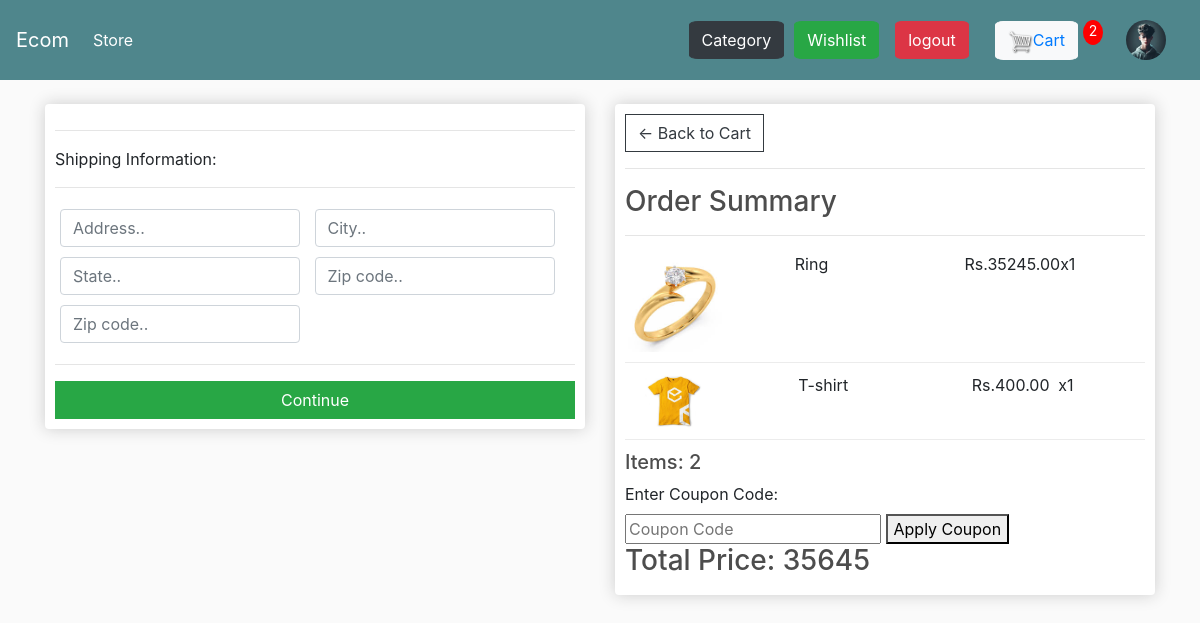
/checkout/ (signed in), run on an earlier commit of the app's database.
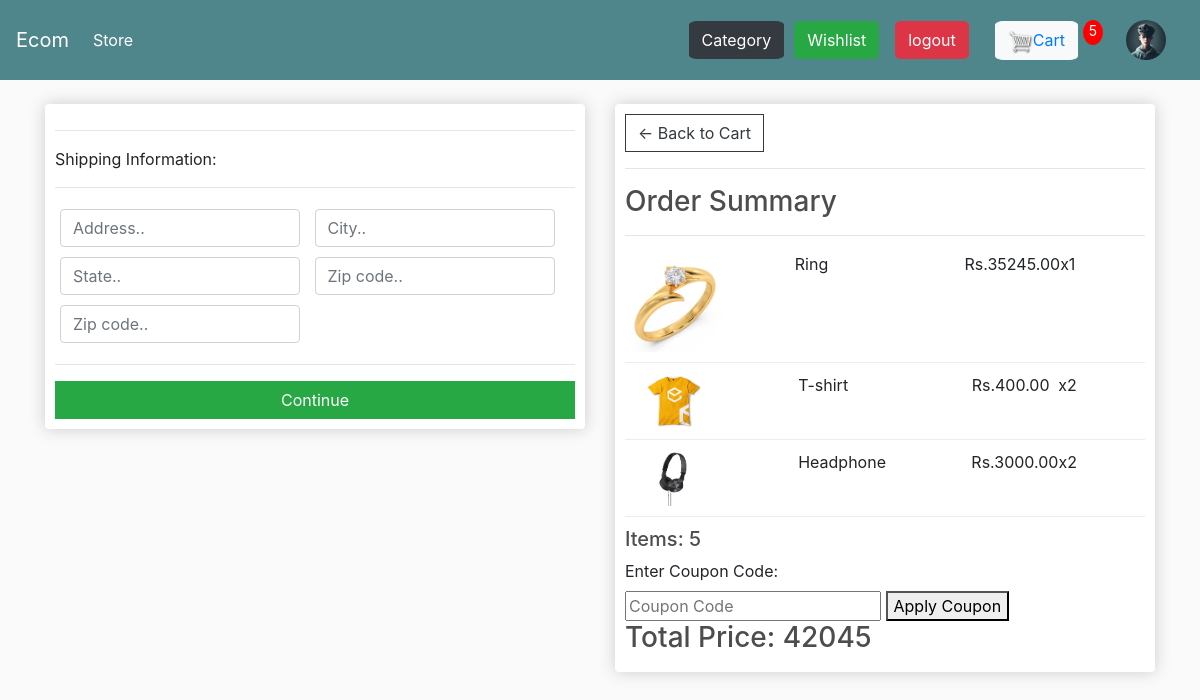
And on a later commit of the database.
### store/models.py (models this page shows, shortened)
class OrderItem(models.Model):
	customer = models.ForeignKey(Customer, on_delete=models.SET_NULL, null=True)
	product = models.ForeignKey(Product, on_delete=models.SET_NULL, null=True)
	order = models.ForeignKey(Order, on_delete=models.SET_NULL, null=True)
	quantity = models.IntegerField(default=0, null=True, blank=True)
	date_added = models.DateTimeField(auto_now_add=True)
	@property
	def get_total(self):
		total = self.product.price * self.quantity
		return total

class Product(models.Model):
	seller=models.ForeignKey(Seller,on_delete=models.CASCADE,null=True)
	category_name = models.ForeignKey(Category, on_delete=models.CASCADE)
	name = models.CharField(max_length=150, null=False, blank=False)
	price = models.FloatField()
	digital = models.BooleanField(default=False, null=True, blank=True)
	image = models.ImageField(null=True, blank=True)
	description = models.TextField(null=True, blank=True)
	stock = models.IntegerField(default=0, null=True, blank=True)
	@property
	def imageURL(self):
		try:
			url = self.image.url   #.URL returns the publicly accessible URL of the file
		except:
			url = ''
		return url

class Order(models.Model):
	customer = models.ForeignKey(Customer, on_delete=models.SET_NULL, null=True, blank=True)   #Foreign key Customer can order many time many to one relationship
	date_ordered = models.DateTimeField(auto_now_add=True)
	complete = models.BooleanField(default=False)
	transaction_id = models.CharField(max_length=100, null=True)
	@property
	def shipping(self):
		shipping = False
		orderitems = self.orderitem_set.all()  # you can access all related OrderItem objects using the orderitem_set attribute
		for i in orderitems:
			if i.product.digital == False: #order item class foreign key with order item orderitem hav product product.digital
				shipping = True
		return shipping
	@property
	def get_cart_total(self):
		orderitems = self.orderitem_set.all()
		total = sum([item.get_total for item in orderitems])  # Use property correctly
		return total
	@property
	def get_cart_items(self):
		orderitems = self.orderitem_set.all()
		total = sum([item.quantity for item in orderitems])
		return total

### store/views.py (the view, shortened to what this page needs)
# urls.py: path('checkout/',views.checkout, name="checkout"),
def checkout(request):
	data = cartData(request)
	cartItems = data['cartItems']
	order = data['order']
	items = data['items']
	total_price=0
	if request.user.is_authenticated:
		total_price = Decimal(order.get_cart_total)  # Ensure it's a Decimal
	else:
		total_price = Decimal(order['get_cart_total'])
	discount = Decimal('0.00')
	discounted_total = total_price  # Start with the total price
	payment_amount = total_price  # Default to the original total price
	message = None
	coupon_code = request.POST.get('coupon_code', None)
	context = {
		'items': items,
		'order': order,
		'cartItems': cartItems,
		'total_price': total_price,
		'discount': discount,
		'discounted_total': discounted_total,
		'payment_amount': payment_amount,  # Add payment_amount to the context
		'message': message,
	}
	return render(request, 'store/checkout.html', context)

### store/models.py (called while the page is built)
	@property
	def imageURL(self):
		try:
			url = self.proimg.url   #.URL returns the publicly accessible URL of the file
		except:
			url = ''
		return url

### store/views.py (called while the page is built)
def cartData(request):
	if request.user.is_authenticated:
		customer = request.user.customer
		order, created = Order.objects.get_or_create(customer=customer, complete=False)
		items = order.orderitem_set.all()
		cartItems = order.get_cart_items
	else:
		cookieData = cookieCart(request)
		items = cookieData['items']
		cartItems = cookieData['cartItems']
		order = {'get_cart_total': 0, 'get_cart_items': cartItems, 'shipping': False}
	return {'items': items, 'order': order, 'cartItems': cartItems}

### store/templates/store/checkout.html (shortened to what this page needs)
{% extends 'store/main.html' %}
{% load static %}
{% block content %}
     <div class="row" style="margin-top:70px">
		<div class="col-lg-6">
			<div class="box-element" id="form-wrapper">
				<form id="form">
					<div id="shipping-info">
						<hr>
						<p>Shipping Information:</p>
						<hr>
						<div class="form-field">
							<input class="form-control" type="text" name="address" placeholder="Address..">
						</div>
						<div class="form-field">
							<input class="form-control" type="text" name="city" placeholder="City..">
						</div>
						<div class="form-field">
							<input class="form-control" type="text" name="state" placeholder="State..">
						</div>
						<div class="form-field">
							<input class="form-control" type="text" name="zipcode" placeholder="Zip code..">
						</div>
						<div class="form-field">
							<input class="form-control" type="text" name="country" placeholder="Zip code..">
						</div>
					</div>
					<hr>
					<input id="form-button" class="btn btn-success btn-block" type="submit" value="Continue">
				</form>
			</div>
			<br>
		</div>
		<div class="col-lg-6">
			<div class="box-element">
				<a  class="btn btn-outline-dark" href="{% url 'store:cart' %}">&#x2190; Back to Cart</a>
				<hr>
				<h3>Order Summary</h3>
				<hr>
				{% for item in items %}
				<div class="cart-row">
					<div style="flex:2"><img class="row-image" src="{{item.product.imageURL}}"></div>
					<div style="flex:2"><p>{{item.product.name}}</p></div>
					<div style="flex:1"><p>Rs.{{item.product.price|floatformat:2}}</p></div>
					<div style="flex:1"><p>x{{item.quantity}}</p></div>
				</div>
				{% endfor %}
				<h5>Items:   {{order.get_cart_items}}</h5>
					<form method="post">
						<label for="coupon_code">Enter Coupon Code:</label><br>
						<input type="text" id="coupon_code" name="coupon_code" placeholder="Coupon Code">
						<button type="submit">Apply Coupon</button>
					</form>
					{% if discount %}
						<h3>Discounted Total Price: {{ discounted_total }}</h3>
					{% else %}
						<h3>Total Price: {{ total_price }}</h3>
					{% endif %}
			</div>
		</div>
	</div>
{% endblock content %}

### store/templates/store/main.html (shortened to what this page needs)
<!DOCTYPE html>
{% load static %}
<html>
<head>
	<link rel="stylesheet" href="https://stackpath.bootstrapcdn.com/bootstrap/4.4.1/css/bootstrap.min.css">
	<link rel="stylesheet" href="https://cdn.jsdelivr.net/npm/bootstrap@4.0.0/dist/css/bootstrap.min.css">
	<link rel="stylesheet" type="text/css" href="{% static 'css/main.css' %}">
	<link rel="stylesheet" href="https://cdnjs.cloudflare.com/ajax/libs/font-awesome/4.7.0/css/font-awesome.min.css">
</head>
<body>
	<nav class="navbar navbar-expand-lg navbar-dark bg-dark fixed-top">
	  <a class="navbar-brand" href="{% url 'store:store' %}">Ecom</a>
	  <div class="collapse navbar-collapse" id="navbarSupportedContent">
	    <ul class="navbar-nav mr-auto">
	      <li class="nav-item active">
	        <a class="nav-link" href="{% url 'store:store' %}">Store <span class="sr-only">(current)</span></a>
	      </li>
	    </ul>
	    <div class="form-inline my-2 my-lg-0">
			<a href="{% url 'store:category' %}"><button type="button" class="btn btn-dark" style="border-radius:10%;margin:10px">Category</button></a>
			<a href="{% url 'store:wishlist'%}"><button type="button" class="btn btn-success" style="border-radius:10%">Wishlist</button></a>
			{% if request.user.is_authenticated %}
			<a class="nav-link" aria-current="page" href="{% url 'store:logout' %}"><button type="button" class="btn btn-danger" style="border-radius:10%">logout</button></a>
			{% else %}
	    	<a href="{% url 'store:login' %}"class="btn btn-light ml-2" style="border-radius:10%">Login</a>
			<a href="{% url 'store:register' %}"class="btn btn-warning ml-2" style="border-radius:10%">Register</a><br>
			{% endif %}
			<button type="button" class="btn btn-light" style="border-radius:10%;margin:10px">
			<div class="form-inline my-lg-0" style="height:25px">
				<a href="{% url 'store:cart' %}">
					<img  id="cart-icon" class="mx-0"src="{% static 'images/cart.png' %}">Cart
				</a>
			</div>
			</button>
			<p id="cart-total">{{cartItems}}</p>
			<div class="btn-group dropdown dropleft" role="group">
				<button id="btnGroupDrop1" type="button" class="btn" data-toggle="dropdown" aria-haspopup="true" aria-expanded="false">
							<img class="circular--square" src="{{user.customer.imageURL}}"/>
				</button>
		</div>
	    </div>
	  </div>
	</nav>
     <div class="container">
            <br>
            {% block content %}
            {% endblock content %}
         </div>
</body>
</html>

What changed in the data, as far as the page shows it:
changed OrderItem "T-shirt": quantity "1" → "2"
added OrderItem: product.imageURL (picture), product.name "Headphone", product.price "3000.00", quantity "2"
changed through a linked row, Order: get_cart_items "2" → "5"
Also different on the page:
{{ cartItems }}: "2" → "5"
{{ total_price }}: "35645" → "42045"
